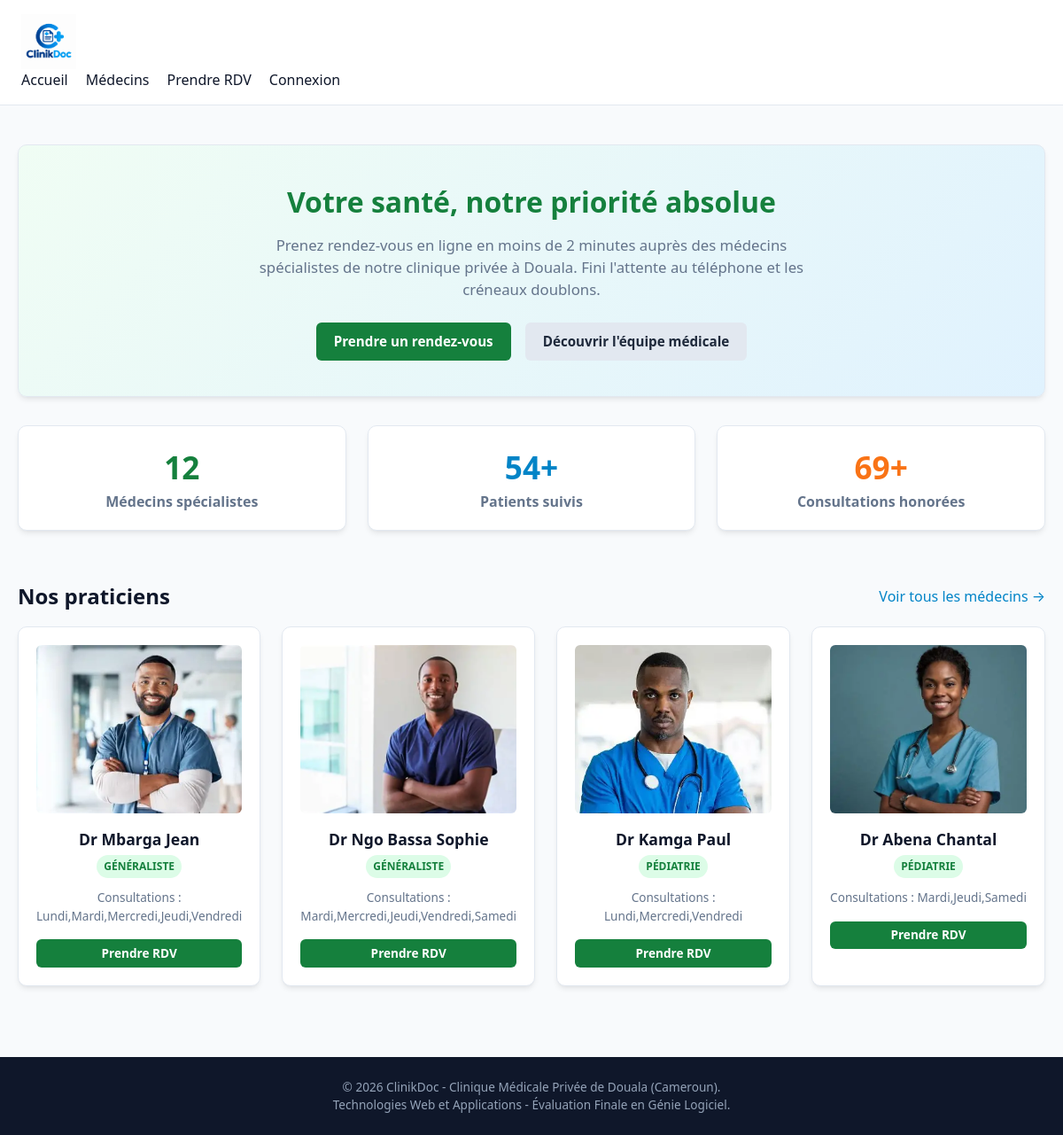
The page / on the database its author committed.
### tables this page shows
CREATE TABLE medecins (
    id INTEGER PRIMARY KEY AUTOINCREMENT,
    nom TEXT NOT NULL,
    specialite TEXT NOT NULL CHECK (specialite IN ('Généraliste', 'Pédiatrie', 'Gynécologie', 'Cardiologie')),
    photo TEXT NOT NULL DEFAULT 'default_doc.png',
    jours_consultation TEXT NOT NULL, -- Ex: 'Lundi,Mardi,Jeudi'
    actif INTEGER NOT NULL DEFAULT 1 CHECK (actif IN (0, 1))
, login TEXT, empreinte TEXT);

### app.py (the view)
@app.route("/")
def index():
    db = get_db()
    nb_medecins = db.execute("SELECT COUNT(*) FROM medecins WHERE actif = 1").fetchone()[0]
    nb_patients = db.execute("SELECT COUNT(*) FROM patients").fetchone()[0]
    nb_rdv = db.execute("SELECT COUNT(*) FROM rendez_vous WHERE statut = 'effectué'").fetchone()[0]
    medecins = db.execute("SELECT * FROM medecins WHERE actif = 1 LIMIT 4").fetchall()
    return render_template("index.html",
                           nb_medecins=nb_medecins,
                           nb_patients=nb_patients,
                           nb_rdv=nb_rdv,
                           medecins=medecins)

### app.py (called while the page is built, shortened)
def get_db():
    if "db" not in g:
        g.db = sqlite3.connect(app.config["DATABASE"])
        g.db.row_factory = sqlite3.Row  # Accès aux colonnes par leur nom
        g.db.execute("PRAGMA foreign_keys = ON;")
        colonnes = {row["name"] for row in g.db.execute("PRAGMA table_info(medecins)")}
        if "login" not in colonnes:
            g.db.execute("ALTER TABLE medecins ADD COLUMN login TEXT")
        if "empreinte" not in colonnes:
            g.db.execute("ALTER TABLE medecins ADD COLUMN empreinte TEXT")
        g.db.execute(
            "CREATE UNIQUE INDEX IF NOT EXISTS idx_medecins_login ON medecins(login) WHERE login IS NOT NULL"
        )
    return g.db

@app.teardown_appcontext
def fermer_db(exception=None):
    db = g.pop("db", None)
    if db is not None:
        db.close()

### templates/index.html (shortened to what this page needs)
{% extends "base.html" %}
{% block contenu %}
<section class="card" style="text-align: center; padding: 2.5rem 1rem; background: linear-gradient(135deg, #f0fdf4 0%, #e0f2fe 100%);">
  <h1 style="font-size: 2rem; color: var(--primary); margin-bottom: 0.75rem;">Votre santé, notre priorité absolue</h1>
  <p style="color: var(--text-muted); max-width: 650px; margin: 0 auto 1.5rem auto; font-size: 1.05rem;">
    Prenez rendez-vous en ligne en moins de 2 minutes auprès des médecins spécialistes de notre clinique privée à Douala. Fini l'attente au téléphone et les créneaux doublons.
  </p>
  <div style="display: flex; gap: 1rem; justify-content: center; flex-wrap: wrap;">
    <a href="{{ url_for('reserver') }}" class="btn btn-primary">Prendre un rendez-vous</a>
    <a href="{{ url_for('medecins') }}" class="btn btn-secondary">Découvrir l'équipe médicale</a>
  </div>
</section>
<section style="margin: 2rem 0;">
  <div class="grid-3">
    <div class="card" style="text-align: center;">
      <div style="font-size: 2.2rem; font-weight: 800; color: var(--primary);">{{ nb_medecins }}</div>
      <p style="color: var(--text-muted); font-weight: 600;">Médecins spécialistes</p>
    </div>
    <div class="card" style="text-align: center;">
      <div style="font-size: 2.2rem; font-weight: 800; color: var(--secondary);">{{ nb_patients }}+</div>
      <p style="color: var(--text-muted); font-weight: 600;">Patients suivis</p>
    </div>
    <div class="card" style="text-align: center;">
      <div style="font-size: 2.2rem; font-weight: 800; color: var(--accent);">{{ nb_rdv }}+</div>
      <p style="color: var(--text-muted); font-weight: 600;">Consultations honorées</p>
    </div>
  </div>
</section>
<section style="margin-bottom: 2rem;">
  <div style="display: flex; justify-content: space-between; align-items: center; margin-bottom: 1rem;">
    <h2>Nos praticiens</h2>
    <a href="{{ url_for('medecins') }}">Voir tous les médecins &rarr;</a>
  </div>
  <div class="grid-4">
    {% set portraits = ['OIP.webp', 'OIP (1).webp', 'OIP (2).webp', 'OIP (3).webp'] %}
    {% for medecin in medecins %}
      <div class="card" style="text-align: center;">
        <img class="doctor-photo" src="{{ url_for('static', filename='images/' ~ portraits[(medecin.id - 1) % portraits|length]) }}" alt="Portrait de {{ medecin.nom }}">
        <h3 style="font-size: 1.1rem; margin-bottom: 0.25rem;">{{ medecin.nom }}</h3>
        <span class="badge" style="background-color: var(--primary-light); color: var(--primary); margin-bottom: 0.75rem;">
          {{ medecin.specialite }}
        </span>
        <p style="font-size: 0.85rem; color: var(--text-muted); margin-bottom: 1rem;">
          Consultations : {{ medecin.jours_consultation }}
        </p>
        <a href="{{ url_for('reserver', medecin_id=medecin.id) }}" class="btn btn-sm btn-primary" style="width: 100%;">
          Prendre RDV
        </a>
      </div>
    {% endfor %}
  </div>
</section>
{% endblock %}

### static/css/style.css (style rules this page uses)
:root { --primary: #15803d; --primary-hover: #166534; --primary-light: #dcfce7; --secondary: #0284c7; --accent: #f97316; --bg-page: #f8fafc; --bg-card: #ffffff; --text-main: #0f172a; --text-muted: #64748b; --border-color: #e2e8f0; --danger: #dc2626; --danger-light: #fee2e2; --success: #16a34a; --radius-sm: 6px; --radius-md: 10px; --shadow: 0 4px 6px -1px rgba(0, 0, 0, 0.08), 0 2px 4px -2px rgba(0, 0, 0, 0.05); }
*, *::before, *::after { box-sizing: border-box; margin: 0; padding: 0; }
body { font-family: system-ui, -apple-system, "Segoe UI", Roboto, Helvetica, Arial, sans-serif; background-color: var(--bg-page); color: var(--text-main); line-height: 1.5; display: flex; flex-direction: column; min-height: 100vh; }
img { max-width: 100%; height: auto; display: block; }
a { color: var(--secondary); text-decoration: none; }
.doctor-photo { width: 100%; height: 190px; object-fit: cover; object-position: center 30%; border-radius: var(--radius-sm); margin-bottom: 1rem; }
.btn { display: inline-block; padding: 0.65rem 1.25rem; font-size: 0.95rem; font-weight: 600; border-radius: var(--radius-sm); border: none; cursor: pointer; text-align: center; transition: background-color 0.2s ease, transform 0.2s ease, box-shadow 0.2s ease; }
.btn-primary { background-color: var(--primary); color: #ffffff; }
.btn-secondary { background-color: #e2e8f0; color: #1e293b; }
.btn-sm { padding: 0.35rem 0.65rem; font-size: 0.85rem; }
.card { background-color: var(--bg-card); border: 1px solid var(--border-color); border-radius: var(--radius-md); padding: 1.25rem; box-shadow: var(--shadow); margin-bottom: 1.5rem; animation: card-enter 0.5s ease-out both; transition: transform 0.25s ease, box-shadow 0.25s ease; }
.grid-3 > .card:nth-child(2), .grid-4 > .card:nth-child(2) { animation-delay: 0.08s; }
.grid-3 > .card:nth-child(3), .grid-4 > .card:nth-child(3) { animation-delay: 0.16s; }
.grid-4 > .card:nth-child(4) { animation-delay: 0.24s; }
.badge { display: inline-block; padding: 0.25rem 0.5rem; font-size: 0.75rem; font-weight: 700; text-transform: uppercase; border-radius: 9999px; }
@media (min-width: 1024px) { .grid-3 { display: grid; grid-template-columns: repeat(3, 1fr); gap: 1.5rem; } }
@media (min-width: 1024px) { .grid-4 { display: grid; grid-template-columns: repeat(4, 1fr); gap: 1.5rem; } }

### rows shown on the page
medecins: shows a picture, nom "Dr Mbarga Jean", specialite "GÉNÉRALISTE", jours_consultation "Lundi,Mardi,Mercredi,Jeudi,Vendredi"
medecins: shows a picture, nom "Dr Ngo Bassa Sophie", specialite "GÉNÉRALISTE", jours_consultation "Mardi,Mercredi,Jeudi,Vendredi,Samedi"
medecins: shows a picture, nom "Dr Kamga Paul", specialite "PÉDIATRIE", jours_consultation "Lundi,Mercredi,Vendredi"
medecins: shows a picture, nom "Dr Abena Chantal", specialite "PÉDIATRIE", jours_consultation "Mardi,Jeudi,Samedi"

### other values the page prints
{{ nb_medecins }} "12"
{{ nb_patients }} "54"
{{ nb_rdv }} "69"
